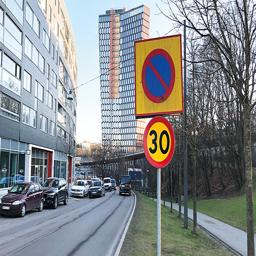
#> input picture 30_sign_010.jpg, 256 x 256 px, found by its file name
$ python main.py
#> lines starting #> are read from the running program, lines starting #| are printed output that depends on the picture; after the words box and inside, x2 and y2 are one past the last pixel; in counts of white or black regions, pixels touching at a corner belong together
### sign_finder/util.py
import numpy as np

def get_limits(color):
    # Define a wider range for hue (H) to detect a broader spectrum of yellows
    lowerLimit = np.array([13, 100, 100], dtype=np.uint8)
    upperLimit = np.array([30, 255, 255], dtype=np.uint8)

    return lowerLimit, upperLimit

### sign_finder/main.py
import cv2
from util import get_limits

yellow = [0, 255, 255]  # Yellow in BGR colorspace

# Load an image from a file
image = cv2.imread('30_sign_010.jpg')
#> image is the input picture: shape (256, 256, 3); mean B, G, R 141.4, 138.9, 135.2

# Convert the image to the HSV colorspace
hsvImage = cv2.cvtColor(image, cv2.COLOR_BGR2HSV)
#> hsvImage: shape (256, 256, 3); mean H, S, V 90.5, 51, 153.3

# Get the lower and upper HSV limits for yellow
lowerLimit, upperLimit = get_limits(color=yellow)

# Create a mask by thresholding the HSV image
mask = cv2.inRange(hsvImage, lowerLimit, upperLimit)
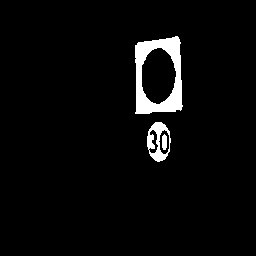
#> mask: shape (256, 256); 3.7% white; 3 white regions

# Find contours in the mask
contours, _ = cv2.findContours(mask, cv2.RETR_EXTERNAL, cv2.CHAIN_APPROX_SIMPLE)
#> contours = 2 contours; box (x1, y1, x2, y2) and area: (135, 36, 183, 114) 3198, (147, 122, 171, 162) 700

# Iterate through detected contours
for contour in contours:
    # Draw a bounding rectangle around the detected region
    x, y, w, h = cv2.boundingRect(contour)
    cv2.rectangle(image, (x, y), (x + w, y + h), (0, 255, 0), 2)
#> this loop made 2 passes
#> (x, y, w, h) on passes 1 to 2: (147, 122, 24, 40), (135, 36, 48, 78)
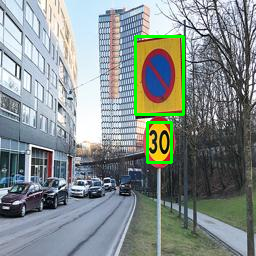
#> image: shape (256, 256, 3); 1.73% of pixels changed, all inside (x1, y1, x2, y2) = (134, 35, 185, 164)

# Display the processed image with bounding rectangles
cv2.imshow('Image with Yellow Object Tracking', image)
cv2.waitKey(0)
cv2.destroyAllWindows()

$ run again, with 30_sign_001.jpg copied over 30_sign_010.jpg
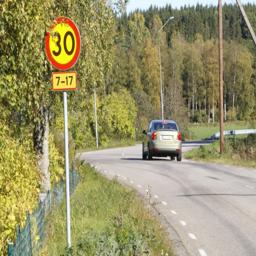
#> input picture 30_sign_001.jpg, 256 x 256 px, found by its file name
#> image is the input picture: shape (256, 256, 3); mean B, G, R 104.5, 146.6, 152.3
#> hsvImage: shape (256, 256, 3); mean H, S, V 29.6, 89.4, 154.3
#> `mask = cv2.inRange(hsvImage, lowerLimit, upperLimit)`:
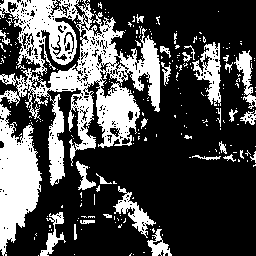
#> mask: shape (256, 256); 29.8% white; 245 white regions (214 under 20 px)
#> contours = 236 contours, 215 with area under 20; largest, box (x1, y1, x2, y2) and area: (0, 0, 160, 186) 12879, (0, 104, 42, 256) 3556, (192, 42, 221, 106) 815, (113, 186, 156, 238) 532, (234, 50, 256, 109) 410
#> the loop `for contour in contours:` made 236 passes
#> (x, y, w, h) on passes 1 to 3: (38, 255, 1, 1), (133, 254, 1, 1), (74, 254, 1, 1)
#> after the loop `for contour in contours:`:
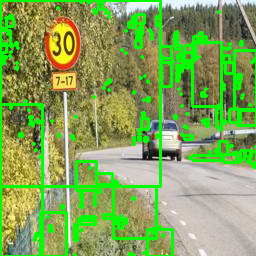
#> image: shape (256, 256, 3); 15.59% of pixels changed, all inside (x1, y1, x2, y2) = (0, 0, 256, 256)
